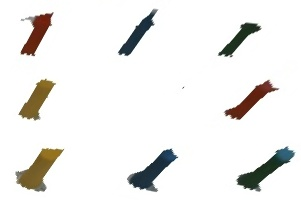
#> input picture on_comp/take_data2/ho2.jpg, 301 x 200 px
$ python color_scan.py
#> lines starting #> are read from the running program, lines starting #| are printed output that depends on the picture; after the words box and inside, x2 and y2 are one past the last pixel; in counts of white or black regions, pixels touching at a corner belong together
import cv2
import numpy as np
#画像スキャン
#物体検出、外接短形、座標
#配列で渡すやつ

src = cv2.imread("take_data2/ho2.jpg")
#> src is the input picture: shape (200, 301, 3); mean B, G, R 235.2, 237.2, 238

block=[[0,0]]*8

gray = cv2.cvtColor(src, cv2.COLOR_BGR2GRAY)
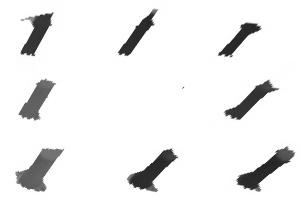
#> gray: shape (200, 301); min 32, max 255, mean 237.2
retval, bw = cv2.threshold(gray, 50, 255, cv2.THRESH_BINARY | cv2.THRESH_OTSU)
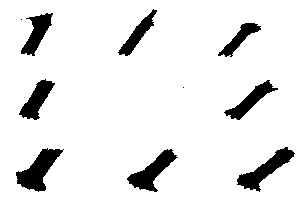
#> bw: shape (200, 301); 90.8% white; 10 black regions (2 under 20 px)
#> retval = 162
contours, hierarchy = cv2.findContours(bw, cv2.RETR_LIST, cv2.CHAIN_APPROX_NONE)
#> contours = 12 contours, 3 with area under 20; largest, box (x1, y1, x2, y2) and area: (0, 0, 301, 200) 59700, (15, 147, 64, 193) 1018, (236, 146, 296, 193) 930, (126, 148, 179, 193) 895, (18, 78, 56, 121) 706

# 矩形検出された数（デフォルトで0を指定）
detect_count = 0

block_count = 1

block_idx=0
# 各輪郭に対する処理
for i in range(0, len(contours)):
    '''
    # 輪郭の領域を計算
    area = cv2.contourArea(contours[i])

    # ノイズ（小さすぎる領域）と全体の輪郭（大きすぎる領域）を除外
    if area < 1e2 or 1e4 < area:
        continue
    '''
    # 外接矩形
    if len(contours[i]) > 0:
        rect = contours[i]
        x, y, w, h = cv2.boundingRect(rect)
        #print('面積',i,'番目',w*h)
        #ノイズ除去と大枠除去
        rect_area = w*h
        if rect_area<1e3 or 1e4<rect_area:
            continue

        #ブロックの中心にブロック番号(個数)付与
        M = cv2.moments(contours[i])
        if M['m00']!=0:
            cx,cy= int(M["m10"]/M["m00"]) , int(M["m01"]/M["m00"])
            #print(block_count,'番目',cx,cy)

        block[block_idx]=[cx,cy]
        block_idx += 1
        #cv2.putText(src,str(block_count) , (cx, cy), cv2.FONT_HERSHEY_PLAIN, 1, (255, 255, 0), 1, cv2.LINE_AA)

        block_count += 1
        #外接短形の描写
        cv2.rectangle(src, (x, y), (x + w, y + h), (0, 255, 0), 2)

        #外接矩形毎に画像を保存
        #cv2.imwrite('{ファイルパス}' + str(detect_count) + '.jpg', src[y:y + h, x:x + w])

        detect_count = detect_count + 1
#> this loop made 12 passes
#> (x, y, w, h, rect_area, cx, cy) on passes 1, 3, 4, 6, 7, 8, 10, 11: (126, 148, 53, 45, 2385, 151, 171), (15, 147, 49, 46, 2254, 37, 169), (236, 146, 60, 47, 2820, 264, 169), (223, 79, 56, 42, 2352, 250, 100), (18, 78, 38, 43, 1634, 36, 99), (217, 22, 45, 36, 1620, 239, 38), (20, 12, 34, 45, 1530, 36, 32), (117, 8, 41, 49, 2009, 137, 34)
#> (x, y, w, h, rect_area) on pass 12: (0, 0, 301, 200, 60200)
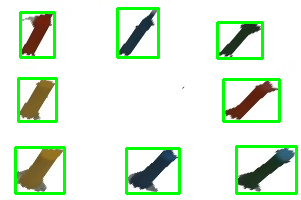
#> src: shape (200, 301, 3); 7.21% of pixels changed, all inside (x1, y1, x2, y2) = (14, 7, 298, 195)
#> after the loop, block = [[151, 171], [37, 169], [264, 169], [250, 100], [36, 99], [239, 38], [36, 32], [137, 34]]; block_count = 9; block_idx = 8; detect_count = 8
''''''
#blockのソート
SORT1=[[0,0]]*3
SORT2=[[0,0]]*2
SORT3=[[0,0]]*3
my_c1 = 0
my_c2 = 0
my_c3 = 0
for g in range(0,8):
    if block[g][1]<50:
        SORT1[my_c1] = block[g]
        my_c1+=1
    if 50<block[g][1] and block[g][1]<130:
        SORT2[my_c2] = block[g]
        my_c2+=1
    if block[g][1]>140:
        SORT3[my_c3] = block[g]
        my_c3+=1
#> after the loop, SORT1 = [[239, 38], [36, 32], [137, 34]]; SORT2 = [[250, 100], [36, 99]]; SORT3 = [[151, 171], [37, 169], [264, 169]]; my_c1 = 3; my_c2 = 2; my_c3 = 3
SORT1.sort()
SORT2.sort()
SORT3.sort()
for h in range(0,8):
    if h<3:
        block[h]=SORT1[h]
    if 2<h and h<5:
        block[h]=SORT2[h-3]
    if h>4:
        block[h]=SORT3[h-5]
#> after the loop, block = [[36, 32], [137, 34], [239, 38], [36, 99], [250, 100], [37, 169], [151, 171], [264, 169]]
'''
print(SORT1)
print(SORT2)
print(SORT3)
'''
#print(block)
crimg = cv2.imread('take_data2/ho2.jpg')
#block2=[[40,43],[146,43],[253,47],[41,114],[270,116],[44,198],[166,200],[285,200]]
for idx in range(0,8):
    # 対象範囲を切り出し
    boxFromX = block[idx][0]-1 #対象範囲開始位置 X座標
    boxFromY = block[idx][1]-1 #対象範囲開始位置 Y座標
    boxToX = block[idx][0]+1 #対象範囲終了位置 X座標
    boxToY = block[idx][1]+1 #対象範囲終了位置 Y座標
    # y:y+h, x:x+w　の順で設定
    imgBox = crimg[boxFromY: boxToY, boxFromX: boxToX]

    # RGB平均値を出力
    # flattenで一次元化しmeanで平均を取得
    b = imgBox.T[0].flatten().mean()
    g = imgBox.T[1].flatten().mean()
    r = imgBox.T[2].flatten().mean()
    block[idx].append([b,g,r])
    '''
    print('r',r)
    print('g',g)
    print('b',b)


print(block[0],block[1],block[2])
print(block[3],'\t\t\t\t',block[4])
print(block[5],block[6],block[7])
'''
#> this loop made 8 passes
# 外接矩形された画像を表示
cv2.imshow('output', src)
cv2.waitKey(0)

#画像の保存
#cv2.imwrite('take_data/cont_block_rect3.jpg',src)

# 終了処理
cv2.destroyAllWindows()
block_color=[[]]*8
#閾値判定
for i in range(0,8):
    #赤の範囲
    #b
    if 0.0<block[i][2][0] and block[i][2][0]<25.0:
        #g
        if 3.0<block[i][2][1] and block[i][2][1]<39.0:
            #r
            if 89.0<block[i][2][2]: #and block[i][2][2]<
                block_color[i]='r'
    #青の範囲
    #b
    if 50.0<block[i][2][0] and block[i][2][0]<75.0:
        #g
        if 18.0<block[i][2][1] and block[i][2][1]<52.0:
            #r
            if 0.0<block[i][2][2] and block[i][2][2]<35.0:
                block_color[i]='b'
    #緑の範囲
    #b
    if 0.0<block[i][2][0] and block[i][2][0]<35.0:
        #g
        if 20.0<block[i][2][1] and block[i][2][1]<53.0:
            #r
            if 0.0<block[i][2][2] and block[i][2][2]<35.0:
                block_color[i]='g'
    #黄の範囲
    #b
    if 5.0<block[i][2][0] and block[i][2][0]<45.0:
        #g
        if 87.0<block[i][2][1] and block[i][2][1]<236.0:
            #r
            if 105.0<block[i][2][2] and block[i][2][2]<255.1:
                block_color[i]='y'
#> after the loop, block_color = ['r', 'b', 'g', 'y', 'r', 'y', 'b', 'g']

print(block_color[0],block_color[1],block_color[2])
#| r b g
print(block_color[3],' ',block_color[4])
#| y   r
print(block_color[5],block_color[6],block_color[7])
#| y b g
